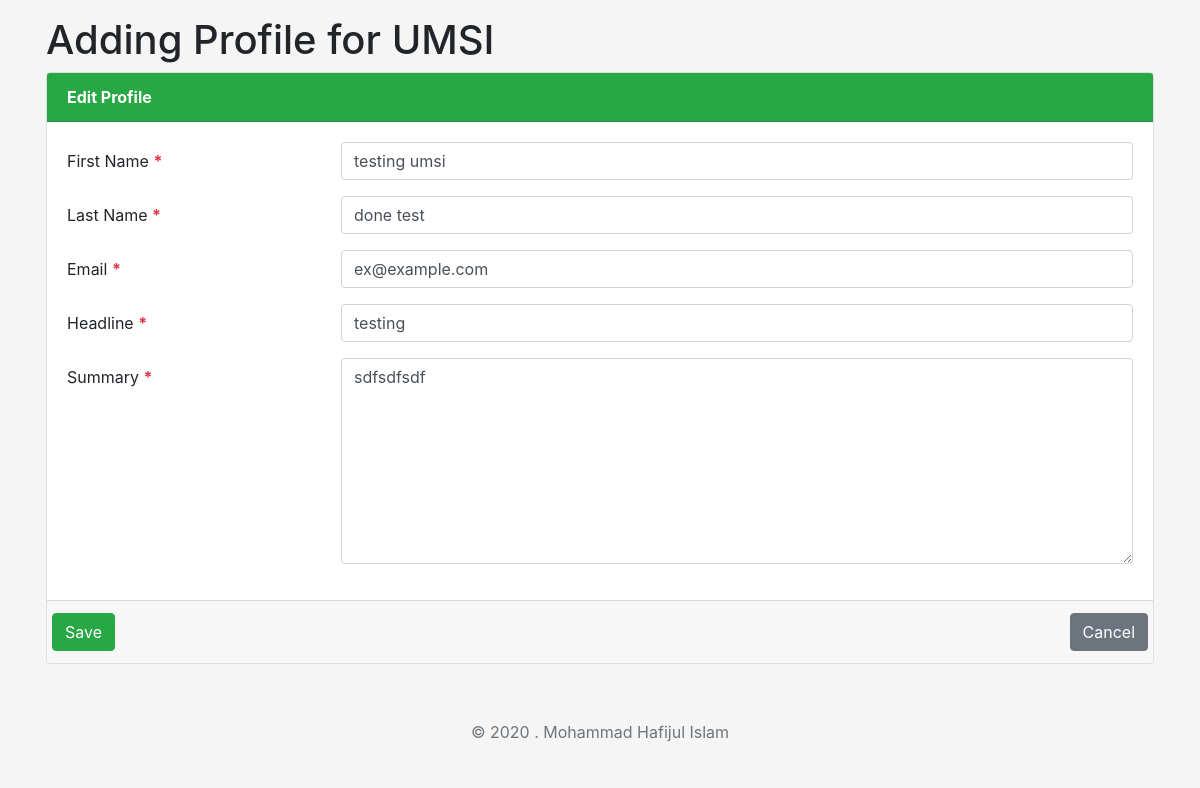
Screenshot of /c4w1/edit.php?profile_id=1 (signed in) with the database file from the repository.
### tables this page shows
CREATE TABLE `profile` (
  `profile_id` int(11) NOT NULL,
  `user_id` int(11) NOT NULL,
  `first_name` text DEFAULT NULL,
  `last_name` text DEFAULT NULL,
  `email` text DEFAULT NULL,
  `headline` text DEFAULT NULL,
  `summary` text DEFAULT NULL
);

### include/pdo.php (called while the page is built, shortened)
<?php
$title = "Mohammad Hafijul Islam";

### c4w1/edit.php (the view, shortened to what this page needs)
<?php require "../include/pdo.php";
if (empty($_SESSION['user'])) {
    die("ACCESS DENIED");
}
elseif (!empty($_GET['profile_id']) && empty($_POST['insert'])) {
    $sql = "SELECT * FROM `profile` WHERE `profile_id` = :profile;";
    $profile_id = intval($_GET['profile_id']);
    $statement = $pdo->prepare($sql, array(PDO::ATTR_CURSOR => PDO::CURSOR_FWDONLY));
    $statement->execute(array(
        ':profile' => $profile_id
    ));
    $profile = ($statement->rowCount() > 0)
        ? $statement->fetchAll(PDO::FETCH_ASSOC)[0]
        : null;
} else if (isset($_POST['cancel']) && $_POST['cancel'] == "Cancel") {
    header("Location: index.php");
    return;
}
?>
<!doctype html>
<html lang="en" class="h-100">
<head>
  <link href="../assets/css/bootstrap.css" rel="stylesheet" type="text/css">
  <link href="../assets/css/style.css" rel="stylesheet" type="text/css">
</head>
<body class="d-flex flex-column h-100">
<main role="main" class="flex-shrink-0">
  <div class="container">
    <h1 class="h1">Adding Profile for <?= $_SESSION['user']['name'] ?></h1>
    <div class="row">
      <div class="col-12">
        <div class="card">
          <p class=" font-weight-bold card-header bg-success text-white">Edit Profile</p>
          <form action="edit.php?profile_id=<?= $_GET['profile_id'] ?>" accept-charset="UTF-8" method="post"
                autocomplete="off"
                spellcheck="false">
            <div class="card-body">
              <div class="form-group row">
                <label for="first_name" class="col-form-label col-md-3">
                  First Name
                  <span class="font-weight-bold text-danger">*</span>
                </label>
                <div class="col-md-9">
                  <input type="text" class="form-control" name="first_name" id="first_name"
                         size="128" minlength="1" maxlength="30" value="<?= $profile['first_name'] ?>">
                </div>
              </div>
              <div class="form-group row">
                <label for="last_name" class="col-form-label col-md-3">
                  Last Name
                  <span class="font-weight-bold text-danger">*</span>
                </label>
                <div class="col-md-9">
                  <input type="text" class="form-control" name="last_name" id="last_name"
                         size="128" minlength="1" maxlength="30"  value="<?= $profile['last_name'] ?>">
                </div>
              </div>
              <div class="form-group row">
                <label for="email" class="col-form-label col-md-3">
                  Email
                  <span class="font-weight-bold text-danger">*</span>
                </label>
                <div class="col-md-9">
                  <input type="text" class="form-control" name="email" id="email"
                         size="60" minlength="1" maxlength="60" value="<?= $profile['email'] ?>">
                </div>
              </div>
              <div class="form-group row">
                <label for="headline" class="col-form-label col-md-3">
                  Headline
                  <span class="font-weight-bold text-danger">*</span>
                </label>
                <div class="col-md-9">
                  <input type="text" id="headline" class="form-control" name="headline"
                         size="11" minlength="1" maxlength="255"  value="<?= $profile['headline'] ?>">
                </div>
              </div>
              <div class="form-group row">
                <label for="summary" class="col-form-label col-md-3">
                  Summary
                  <span class="font-weight-bold text-danger">*</span>
                </label>
                <div class="col-md-9">
                  <textarea id="summary" class="form-control" name="summary"
                            rows="8" cols="80"><?= $profile['summary'] ?></textarea>
                </div>
              </div>
            </div>
            <div class="card-footer">
              <div class="row justify-content-between">
                <input class="btn btn-success" type="submit" name="insert" value="Save">
                <input class="btn btn-secondary" type="submit" name="cancel" value="Cancel">
              </div>
            </div>
          </form>
        </div>
      </div>
    </div>
  </div>
</main>
<footer class="footer mt-auto py-3">
  <div class="container">
    <span class="text-muted">&copy; <?= date('Y') ?> . <?= $title ?></span>
  </div>
</footer>
</body>
</html>

### assets/css/style.css (style rules this page uses)
html, body { height: 100%; }
body { display: -ms-flexbox; display: flex; -ms-flex-align: center; align-items: center; padding-bottom: 40px; background-color: #f5f5f5; }
main > .container { padding: 1rem; }
.footer { background-color: #f5f5f5; }
.footer > .container { padding-right: 15px; padding-left: 15px; }

### rows the page displays
profile: first_name "testing umsi", last_name "done test", email "ex@example.com", headline "testing", summary "sdfsdfsdf"

### other values shown
$_SESSION['user']['name'] "UMSI"
$title "Mohammad Hafijul Islam"
